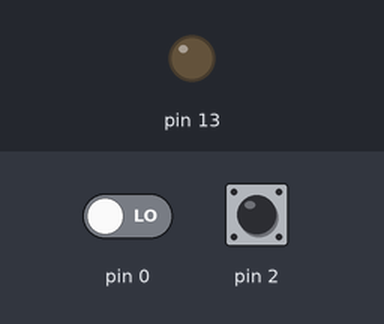
Bench run of a sketch on a simulated Arduino Uno, built with avr-gcc and run on an emulated ATmega328P. On the bench: output pins drawn as LEDs (lit = HIGH). The inputs (shaded band) are chosen by the test bench; at power-on: pin 2 HIGH, pin 0 LOW.

Above: at 1.2 s.
1.3 s: pin 2 pulled LOW for 0.15 s
At 2.5 s:
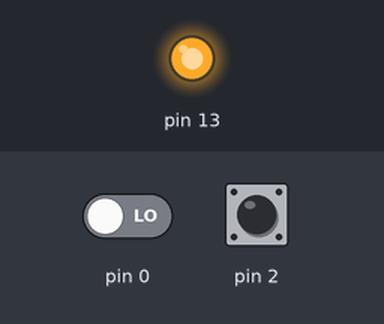
2.9 s: pin 2 pulled LOW for 1 s
At 3.9 s:
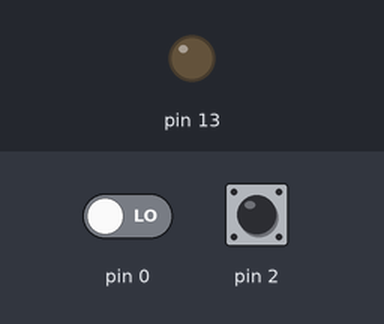
5.4 s: pin 2 pulled LOW for 3.2 s
At 5.8 s:
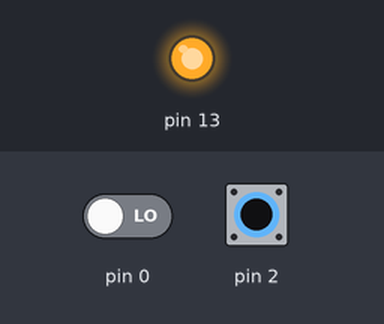
Timing chart, 0 to 8.4 s (numbered marks = the images above; inputs shaded):
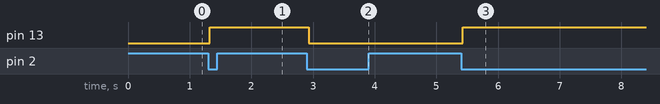

The sketch:

My_Button_class.ino
```cpp
class button {
  private:
    int pin;
    unsigned long debounceTime;
    unsigned int interval;
    boolean mode;
    boolean lastButtonState;
    boolean buttonState;
  public:
    button(int, unsigned int, boolean);
    boolean click();
    boolean click(unsigned int);
    boolean read();
    boolean change();
    boolean holdPress(unsigned int);
    void setInterval(unsigned int);
};
button::button(int pin, unsigned int interval = 30, boolean mode = false) {
  debounceTime = 0;
  lastButtonState = digitalRead(this -> pin);;

  this -> pin = pin;
  this -> mode = mode;
  this -> interval = interval;

  if (this -> mode) pinMode(this->pin, INPUT);
  else pinMode(this->pin, INPUT_PULLUP);
  buttonState = digitalRead(this -> pin);

}

boolean button::change() {
  boolean reading = digitalRead(pin);

  if (reading != lastButtonState) {
    lastButtonState = reading;
    debounceTime = millis();
  }

  if (millis() - debounceTime > interval) {
    if (reading != buttonState) {
      buttonState = reading;
      return true;
    }
  }

  return false;
}

boolean button::click() {
  click(interval);
}

boolean button::click(unsigned int delayTime) {
  boolean reading = digitalRead(pin);
  if (reading != lastButtonState) {
    lastButtonState = reading;
    debounceTime = millis();
  }
  if (millis() - debounceTime >= delayTime) {
    if (reading != buttonState) {
      buttonState = reading;
      if (buttonState == mode) return true;
    }
  }

  return false;
}

/*void button::setInterval(unsigned int interval) {
  this -> interval = interval;
  }*/

/*boolean button::holdPress(unsigned int delayTime) {
  return (click(delayTime));
  }*/

button but1(2);

void setup() {
  Serial.begin(9600);
  pinMode (13, OUTPUT);
}

void loop() {
  if (but1.click()) digitalWrite(13, !digitalRead(13));
  //if (but1.holdPress(1000)) digitalWrite(12, !digitalRead(12));

}
```

Measured:
- after the input at 1.3 s, pin 13: LOW → HIGH at once
- after the input at 2.9 s, pin 13: HIGH → LOW at once
- after the input at 5.4 s, pin 13: LOW → HIGH at once
